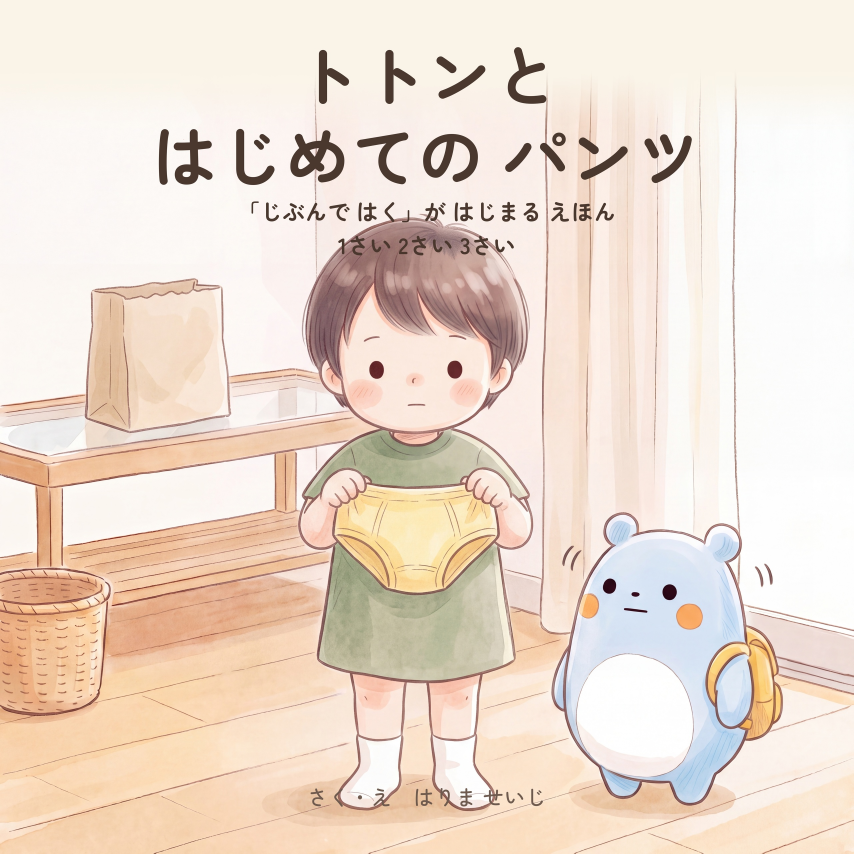
#> input picture docs/絵本KDP_2冊目_完成ページ/01_表表紙_Kindle_正方形2560.jpg, 2560 x 2560 px, given in place of S01_あさ.jpg, which was not available (shown at 1/3 size)
$ python build_epub2.py
#> lines starting #> are read from the running program, lines starting #| are printed output that depends on the picture; pictures that were not available may be replaced by others from this repository, and a replacement may not be noted
#!/usr/bin/env python3
# -*- coding: utf-8 -*-
"""2冊目の完成ページから Kindle 固定レイアウト EPUB を作る。
1冊目の build_epub.py と同じ機構。ORDER と ALT だけ差し替えてある。
出力: docs/絵本KDP_2冊目_入稿/トトンとはじめてのパンツ.epub
"""
import pathlib, zipfile, uuid, datetime, tempfile
from PIL import Image

ROOT = pathlib.Path(__file__).resolve().parents[2]
PAGES = ROOT/"docs"/"絵本KDP_2冊目_完成ページ"
OUT   = ROOT/"docs"/"絵本KDP_2冊目_入稿"; OUT.mkdir(exist_ok=True)

TITLE  = "トトンと はじめての パンツ"
AUTHOR = "はりま せいじ"     # HARIMA SEIJI
LANG   = "ja"
EPUB_PX = 1600
_TMP = pathlib.Path(tempfile.mkdtemp())

def fitted(name):
#> called with name = 'S01_あさ'
    src = PAGES/f"{name}.jpg"
    im = Image.open(src)
#> im is the input picture: PIL image 2560x2560 RGB; mean R, G, B 236.7, 220.3, 206.9
    if max(im.size) > EPUB_PX:
        r = EPUB_PX/max(im.size)
#> r = 0.625
        im = im.resize((int(im.width*r), int(im.height*r)), Image.LANCZOS)
#> im: PIL image 1600x1600 RGB
    out = _TMP/f"{name}.jpg"
    im.save(out, quality=88, optimize=True)
    return out

BOOKID = "urn:uuid:" + str(uuid.uuid5(uuid.NAMESPACE_URL, "toton-hajimete-no-pantsu"))

COVER = "PB_表表紙_正方形"      # manifest の cover-image 用。本文には入れない
ORDER = ["S01_あさ","02_場面01_ふくろ","03_場面02_あける","S04_ならべる",
         "04_場面03_おむつがいい","05_場面04_だきしめる","06_場面05_どれにする",
         "07_場面06_えらんだ","S09_すわる","08_場面07_おむつをぬぐ",
         "09_場面08_かたあし","S13_かべにて","10_場面09_もういっぽう",
         "11_場面10_ひっぱる","S14_みおろす","12_場面11_はけた",
         "13_場面12_おでかけ","S18_つぎのあさ"]

# 代替テキスト（読み上げ用）。
# 固定レイアウトの絵本は本文も絵の中に焼き込まれているので、
# 代替テキストを入れないとスクリーンリーダーには何も届かない。
# 各ページ「そのページの本文」＋「絵の説明」を入れる。
ALT = {
 "PB_表表紙_正方形":
   "表紙。タイトル「トトンと はじめての パンツ」。"
   "サブタイトル「「じぶんで はく」が はじまる えほん 1さい 2さい 3さい」。"
   "みどりの シャツの ミオちゃんが きいろの パンツを りょうてで もち、"
   "よこに みずいろの ちいさな いきもの トトンが ならんで いる。",
 "S01_あさ":
   "きょうは とくべつな あさ。ミオちゃんが おきて きた。"
   "トトンは たなの したで まって いる。 ／ "
   "あさの へや。ミオちゃんが はいって きて、たなの したに トトンが いる。",
 "02_場面01_ふくろ":
   "たなの うえに、あたらしい ふくろ。きのう おみせで かって きた ふくろ。 ／ "
   "ひくい たなの うえに、ベージュの かみぶくろが ひとつ おいて ある。",
 "03_場面02_あける":
   "ふくろを あける。なかから パンツが でてきた。 ／ "
   "ミオちゃんが ゆかで かみぶくろを りょうてで あけて、なかを のぞいて いる。",
 "S04_ならべる":
   "ゆかに ならべる。3まい ならんだ。 ／ "
   "ゆかに きいろ・みずいろ・コーラルの パンツが 3まい ならんで いる。",
 "04_場面03_おむつがいい":
   "ミオちゃんは いっぽ さがった。「おむつが いい」 ／ "
   "ミオちゃんが パンツから いっぽ さがって、ためらって いる。"
   "トトンは リュックの ひもを にぎって いる。",
 "05_場面04_だきしめる":
   "おむつを むねに だいた。トトンが リュックの ひもを ぎゅっと にぎる。 ／ "
   "ミオちゃんが しろい おむつを むねに だいて いる。",
 "06_場面05_どれにする":
   "トトンが パンツを ひろげた。「どれに する」 ／ "
   "トトンが きいろい パンツを ひろげて、ミオちゃんに さしだして いる。",
 "07_場面06_えらんだ":
   "ミオちゃんが てを のばした。きいろの パンツを とった。えらんだ。 ／ "
   "ミオちゃんが きいろい パンツを りょうてで うけとって いる。",
 "S09_すわる":
   "ゆかに すわる。トトンが よこに くる。 ／ "
   "ミオちゃんが ゆかに すわり、ひざに パンツを のせて いる。よこに トトン。",
 "08_場面07_おむつをぬぐ":
   "おむつを ぬぐ。まるめて、ごみばこに いれる。"
   "トトンは パンツを もって まって いる。 ／ "
   "かごの なかに まるめた おむつが ひとつ。トトンが きいろい パンツを もって まって いる。"
   "ミオちゃんは この えには いない。",
 "09_場面08_かたあし":
   "かたほうの あしを いれる。ぐらぐら する。 ／ "
   "ミオちゃんが かたほうの あしだけを きいろい パンツに いれて、"
   "かたあしで バランスを とって いる。もういっぽうの あしは ゆかに ついて いる。",
 "S13_かべにて":
   "かべに てを ついた。もう ぐらぐら しない。 ／ "
   "ミオちゃんが かべに てを ついて、からだを ささえて いる。"
   "きいろい パンツは まだ かたほうの あしに かかって いる。",
 "10_場面09_もういっぽう":
   "もういっぽうの あしを いれる。ゆっくりで いい。 ／ "
   "ミオちゃんが かべに てを ついたまま、りょうほうの あしを"
   "きいろい パンツに いれて たって いる。パンツは あしくびの ところに ある。",
 "11_場面10_ひっぱる":
   "りょうてで もって、きゅっと ひっぱりあげる。 ／ "
   "ミオちゃんの かおの アップ。したを みて、くちを ぎゅっと むすんで いる。"
   "ちからを いれて いる しるしが りょうがわに ある。",
 "S14_みおろす":
   "ミオちゃんが したを みた。きいろが みえる。 ／ "
   "ミオちゃんの かおの アップ。あごを ひいて したを みおろし、"
   "すこし うれしそうに わらって いる。うしろに ちいさく トトンが いる。",
 "12_場面11_はけた":
   "じぶんで はけた。トトンの みみが ぴくっと うごいた。「じぶんで はけた」 ／ "
   "ミオちゃんが まっすぐ たって いる。トトンの みみが うごいて いる。",
 "13_場面12_おでかけ":
   "ベージュの ズボンを はいて、あかい くつを はく。きょうは こうえんへ いく ひ。 ／ "
   "げんかんで ミオちゃんが あかい くつを はいて いる。よこに リュックと トトン。",
 "S18_つぎのあさ":
   "つぎの あさ。ミオちゃんが じぶんで ふくろに てを のばした。「きょうも えらべる」 ／ "
   "つぎの あさ。ミオちゃんが たなの うえの ふくろに じぶんから てを のばして いる。",
}

def esc(t):
    return (t.replace("&", "&amp;").replace("<", "&lt;")
             .replace(">", "&gt;").replace('"', "&quot;"))

def page_xhtml(img, w, h, alt):
    return f'''<?xml version="1.0" encoding="UTF-8"?>
<!DOCTYPE html>
<html xmlns="http://www.w3.org/1999/xhtml" xml:lang="{LANG}">
<head><meta charset="utf-8"/><title>{TITLE}</title>
<meta name="viewport" content="width={w}, height={h}"/>
<style>html,body{{margin:0;padding:0;height:100%;}}
img{{width:100%;height:100%;display:block;}}</style></head>
<body><div><img src="../images/{img}" alt="{esc(alt)}"/></div></body></html>'''

def main():
    epub = OUT/"toton02-ebook.epub"   # 入稿物は英数字名（日本語名は弾かれる）
    files = [(n, fitted(n)) for n in ORDER]
#> call 2 of fitted, with name = '02_場面01_ふくろ'
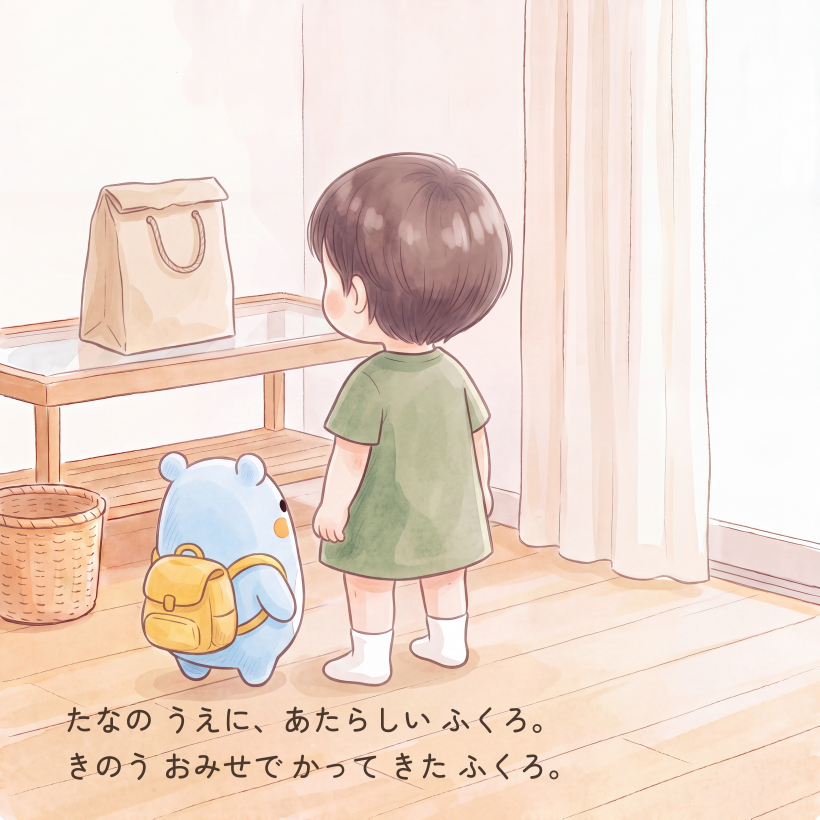
#> input picture docs/絵本KDP_2冊目_完成ページ/02_場面01_ふくろ.jpg, 4096 x 4096 px (shown at 1/5 size)
#> in fitted, im is the input picture: PIL image 4096x4096 RGB; mean R, G, B 237.9, 219.4, 207.4
#> call 3 of fitted, with name = '03_場面02_あける'
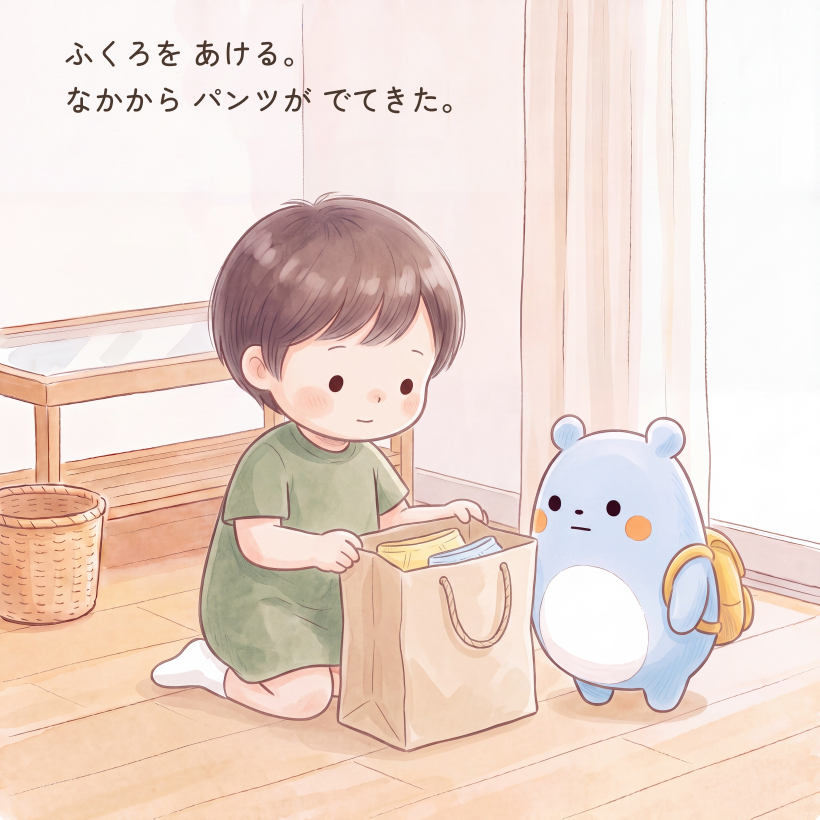
#> input picture docs/絵本KDP_2冊目_完成ページ/03_場面02_あける.jpg, 4096 x 4096 px (shown at 1/5 size)
#> in fitted, im is the input picture: PIL image 4096x4096 RGB; mean R, G, B 236.8, 218.2, 208.6
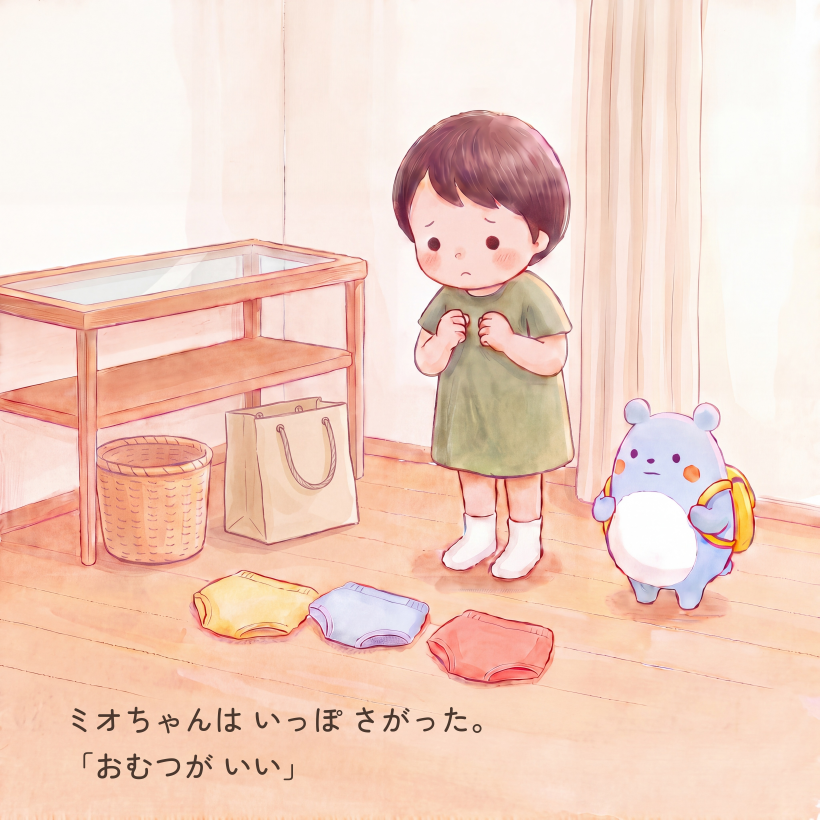
#> input picture docs/絵本KDP_2冊目_完成ページ/04_場面03_おむつがいい.jpg, 4096 x 4096 px (shown at 1/5 size)
#> in fitted, im is the input picture: PIL image 4096x4096 RGB; mean R, G, B 242, 210.6, 196.1
    cover_path = fitted(COVER)
    sizes = {n: Image.open(p).size for n, p in files}

    # 固定レイアウトの本は、全ページが同じ寸法でなければならない。
    # original-resolution は本1冊に1つしか無く、それと違う比率の
    # ページは端末側で引き伸ばされる（表紙1:1.6・本文1:1 で
    # 本文が縦に伸びる事故を起こした。2026-08-24）
    uniq = set(sizes.values())
    if len(uniq) != 1:
        for n in ORDER:
            print(f"  {sizes[n][0]}x{sizes[n][1]}  {n}")
        raise SystemExit(f"中止: ページの寸法がそろっていない {sorted(uniq)}")
    cw, ch = next(iter(uniq))          # 本1冊の基準寸法

    with zipfile.ZipFile(epub, "w") as z:
        z.writestr("mimetype", "application/epub+zip", zipfile.ZIP_STORED)
        z.writestr("META-INF/container.xml",
          '<?xml version="1.0"?>\n<container version="1.0" '
          'xmlns="urn:oasis:names:tc:opendocument:xmlns:container">'
          '<rootfiles><rootfile full-path="OEBPS/content.opf" '
          'media-type="application/oebps-package+xml"/></rootfiles></container>')

        manifest, spine = [], []
        # 表紙は manifest だけに置く。本文ページとしては入れない。
        # KDPは登録画面でアップロードした表紙を1ページ目に差し込むので、
        # 本の中にも表紙を持たせると、表紙が2回続けて出てしまう。
        z.write(cover_path, f"OEBPS/images/{COVER}.jpg")
        manifest.append(f'<item id="cover" href="images/{COVER}.jpg" '
                        f'media-type="image/jpeg" properties="cover-image"/>')
        for i, (n, p) in enumerate(files):
            z.write(p, f"OEBPS/images/{n}.jpg")
            w, h = sizes[n]
            z.writestr(f"OEBPS/text/p{i:02d}.xhtml", page_xhtml(f"{n}.jpg", w, h, ALT[n]))
            manifest.append(f'<item id="img{i:02d}" href="images/{n}.jpg" '
                            f'media-type="image/jpeg"/>')
            manifest.append(f'<item id="p{i:02d}" href="text/p{i:02d}.xhtml" '
                            f'media-type="application/xhtml+xml"/>')
            spine.append(f'<itemref idref="p{i:02d}"/>')

        nav = ('<?xml version="1.0" encoding="UTF-8"?>\n<!DOCTYPE html>\n'
               f'<html xmlns="http://www.w3.org/1999/xhtml" '
               f'xmlns:epub="http://www.idpf.org/2007/ops" xml:lang="{LANG}">'
               '<head><meta charset="utf-8"/><title>もくじ</title></head><body>'
               '<nav epub:type="toc"><ol>'
               '<li><a href="text/p01.xhtml">ほんぶん</a></li>'
               '</ol></nav></body></html>')
        z.writestr("OEBPS/nav.xhtml", nav)
        manifest.append('<item id="nav" href="nav.xhtml" '
                        'media-type="application/xhtml+xml" properties="nav"/>')

        opf = f'''<?xml version="1.0" encoding="UTF-8"?>
<package xmlns="http://www.idpf.org/2007/opf" version="3.0" unique-identifier="bid"
         prefix="rendition: http://www.idpf.org/vocab/rendition/# schema: http://schema.org/">
<metadata xmlns:dc="http://purl.org/dc/elements/1.1/">
<dc:identifier id="bid">{BOOKID}</dc:identifier>
<dc:title>{TITLE}</dc:title>
<dc:creator>{AUTHOR}</dc:creator>
<dc:language>{LANG}</dc:language>
<meta property="dcterms:modified">{datetime.datetime.now(datetime.timezone.utc).strftime('%Y-%m-%dT%H:%M:%SZ')}</meta>
<meta property="rendition:layout">pre-paginated</meta>
<meta property="rendition:orientation">portrait</meta>
<meta property="rendition:spread">none</meta>
<meta name="original-resolution" content="{cw}x{ch}"/>
<meta name="fixed-layout" content="true"/>
<meta name="book-type" content="children"/>
<meta name="cover" content="cover"/>
<meta property="schema:accessMode">textual</meta>
<meta property="schema:accessMode">visual</meta>
<meta property="schema:accessModeSufficient">textual</meta>
<meta property="schema:accessibilityFeature">alternativeText</meta>
<meta property="schema:accessibilityHazard">none</meta>
<meta property="schema:accessibilitySummary">すべての絵に、本文と絵の内容を説明した代替テキストが入っています。</meta>
</metadata>
<manifest>{''.join(manifest)}</manifest>
<spine>{''.join(spine)}</spine>
</package>'''
        z.writestr("OEBPS/content.opf", opf)

    mb = epub.stat().st_size/1048576
    print(f"EPUB: {epub}  {mb:.1f}MB  {len(files)}ページ")

if __name__ == "__main__":
#> (the run stopped early here; a loop or call above may not have finished)
